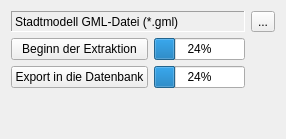
         <widget class="QWidget" name="tab_10">
          <attribute name="title">
           <string>Extraktion der GML-Datei </string>
          </attribute>
          <layout class="QGridLayout" name="gridLayout_28">
           <item row="0" column="2">
            <widget class="QToolButton" name="gmlFileNameButton">
             <property name="minimumSize">
              <size>
               <width>0</width>
               <height>20</height>
              </size>
             </property>
             <property name="text">
              <string>...</string>
             </property>
            </widget>
           </item>
           <item row="0" column="0" colspan="2">
            <widget class="QLabel" name="gmlFileNameLabel">
             <property name="minimumSize">
              <size>
               <width>0</width>
               <height>20</height>
              </size>
             </property>
             <property name="frameShape">
              <enum>QFrame::Panel</enum>
             </property>
             <property name="frameShadow">
              <enum>QFrame::Sunken</enum>
             </property>
             <property name="lineWidth">
              <number>1</number>
             </property>
             <property name="midLineWidth">
              <number>0</number>
             </property>
             <property name="text">
              <string>Stadtmodell GML-Datei (*.gml)</string>
             </property>
            </widget>
           </item>
           <item row="1" column="1">
            <widget class="QProgressBar" name="gmlExtractionProgressBar">
             <property name="value">
              <number>24</number>
             </property>
            </widget>
           </item>
           <item row="2" column="0">
            <widget class="QPushButton" name="gmlToDatabaseButton">
             <property name="layoutDirection">
              <enum>Qt::LeftToRight</enum>
             </property>
             <property name="text">
              <string>Export in die Datenbank</string>
             </property>
            </widget>
           </item>
           <item row="1" column="0">
            <widget class="QPushButton" name="gmlExtractionButton">
             <property name="layoutDirection">
              <enum>Qt::LeftToRight</enum>
             </property>
             <property name="text">
              <string>Beginn der Extraktion</string>
             </property>
            </widget>
           </item>
           <item row="2" column="1">
            <widget class="QProgressBar" name="gmlToDatabaseProgressBar">
             <property name="value">
              <number>24</number>
             </property>
            </widget>
           </item>
           <item row="3" column="0">
            <spacer name="verticalSpacer">
             <property name="orientation">
              <enum>Qt::Vertical</enum>
             </property>
             <property name="sizeHint" stdset="0">
              <size>
               <width>20</width>
               <height>40</height>
              </size>
             </property>
            </spacer>
           </item>
          </layout>
         </widget>
